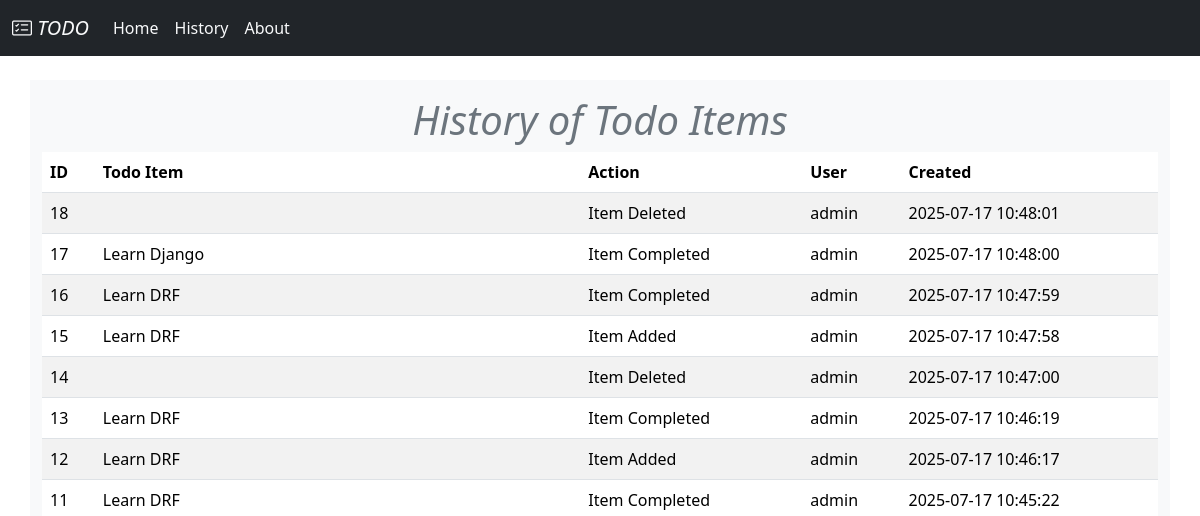
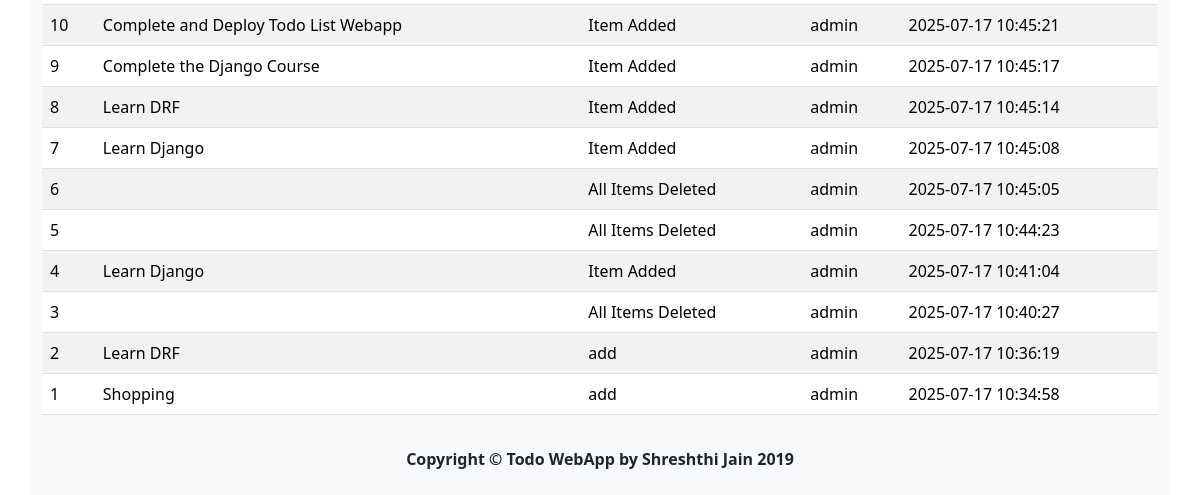
Before: /history with the older database file (2 pictures, top to bottom).
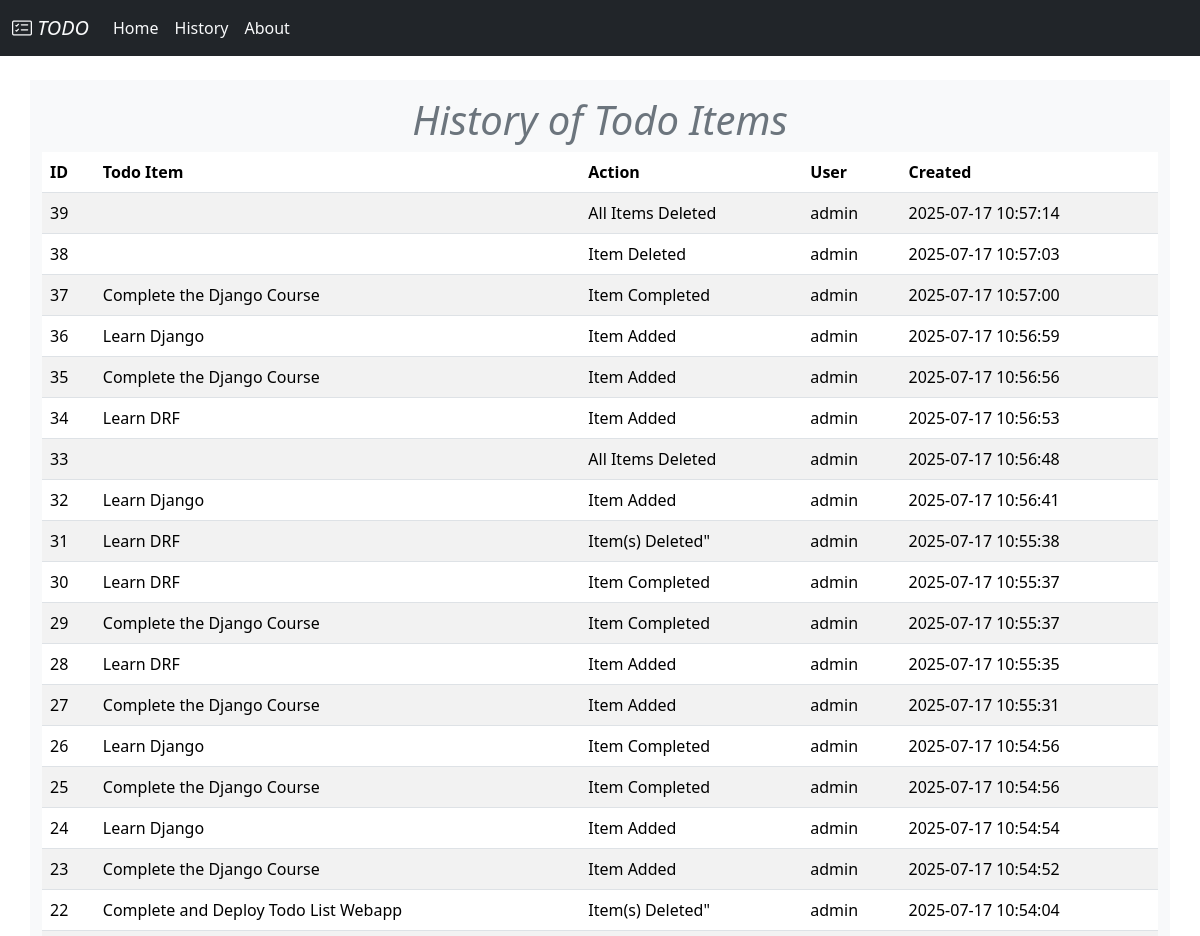
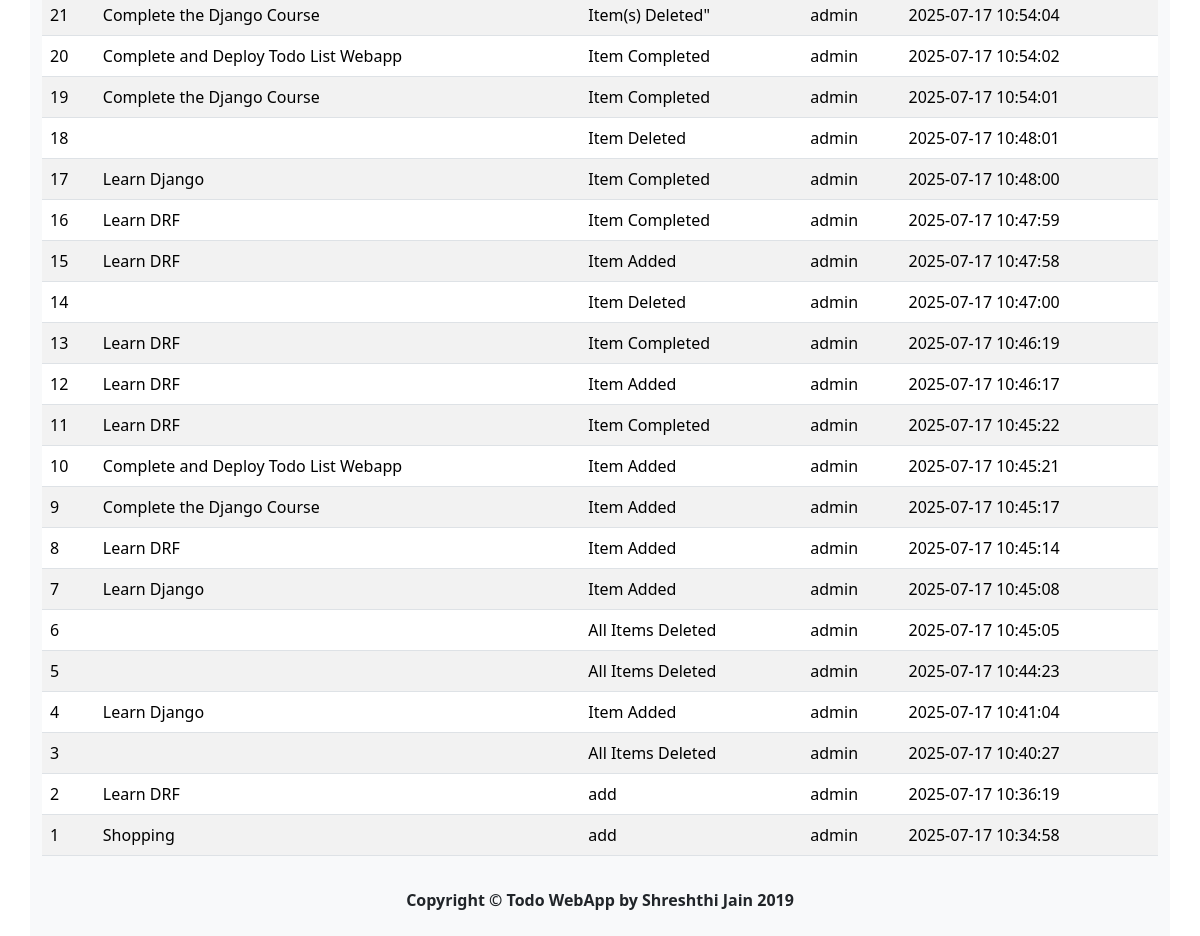
After: the same page with the newer database file (2 pictures, top to bottom).
### todolist/models.py (models this page shows, shortened)
class History(models.Model):
    text = models.CharField(max_length=200)
    created_at = models.DateTimeField(auto_now_add=True)
    created_by = models.CharField(max_length=100, default='Anonymous')
    action = models.CharField(max_length=50)

### todolist/views.py (the view)
# urls.py: path('history', views.history, name='history'),
@require_GET
def history(request):
    history_items = History.objects.order_by('-created_at')
    context = {
        'history_items': history_items
    }
    return render(request, 'todolist/history.html', context)

### todolist/templates/todolist/history.html (shortened to what this page needs)
{% load static %}
<!DOCTYPE html>
<html lang="en">
<head>
    <link href="https://cdn.jsdelivr.net/npm/bootstrap@5.3.7/dist/css/bootstrap.min.css" rel="stylesheet" />
    <link href="https://getbootstrap.com/docs/5.3/assets/css/docs.css" rel="stylesheet" />
    <link rel="stylesheet" href="https://cdn.jsdelivr.net/npm/bootstrap-icons@1.13.1/font/bootstrap-icons.css" />
</head>
<body>
    <nav class="navbar navbar-expand-lg bg-body-ter bg-dark">
        <div class="container-fluid">
            <a class="navbar-brand text-light bold" href="{% url 'index' %}">
                <i class="bi bi-card-checklist">&nbsp;TODO</i>
            </a>
            <div class="collapse navbar-collapse" id="navbarSupportedContent">
                <ul class="navbar-nav me-auto mb-2 mb-lg-0">
                    <li class="nav-item">
                        <a class="nav-link active text-light" aria-current="page" href="{% url 'index' %}">Home</a>
                    </li>
                    <li class="nav-item">
                        <a class="nav-link text-light" href="{% url 'history' %}">History</a>
                    </li>
                    <li class="nav-item">
                        <a class="nav-link text-light" href="{% url 'about' %}">About</a>
                    </li>
                </ul>
            </div>
        </div>
    </nav>
    <div class="container w-100 bg-light mt-4">
        <div class="row">
            <div class="d-flex flex-column py-3" id="content">
                <h1 class="text-center text-secondary"><i>History of Todo Items</i></h1>
                <form action="{% url 'history' %}" method="get">
                    <table class="table table-striped">
                        <thead>
                            <tr>
                                <th scope="col">ID</th>
                                <th scope="col">Todo Item</th>
                                <th scope="col">Action</th>
                                <th scope="col">User</th>
                                <th scope="col">Created</th>
                            </tr>
                        </thead>
                        <tbody>
                            {% for item in history_items %}
                            <tr>
                                <td>{{ item.id }}</td>
                                <td>{{ item.text }}</td>
                                <td>{{ item.action }}</td>
                                <td>{{ item.created_by }}</td>
                                <td>{{ item.created_at|date:"Y-m-d H:i:s" }}</td>
                            </tr>
                            {% endfor %}
                        </tbody>
                    </table>
                </form>
            </div>
        </div>
        <footer>
            <div class="row pad">
                <div class="col-lg-12 text-center mb-4">
                    <b>Copyright &copy; Todo WebApp by Shreshthi Jain 2019</b>
                </div>
            </div>
        </footer>
    </div>
</body>
</html>

Changed rows visible on the page:
added History: id "39", action "All Items Deleted", created_by "admin", created_at "2025-07-17 10:57:14"
added History: id "38", action "Item Deleted", created_by "admin", created_at "2025-07-17 10:57:03"
added History: id "37", text "Complete the Django Course", action "Item Completed", created_by "admin", created_at "2025-07-17 10:57:00"
added History: id "36", text "Learn Django", action "Item Added", created_by "admin", created_at "2025-07-17 10:56:59"
added History: id "35", text "Complete the Django Course", action "Item Added", created_by "admin", created_at "2025-07-17 10:56:56"
added History: id "34", text "Learn DRF", action "Item Added", created_by "admin", created_at "2025-07-17 10:56:53"
added History: id "33", action "All Items Deleted", created_by "admin", created_at "2025-07-17 10:56:48"
added History: id "32", text "Learn Django", action "Item Added", created_by "admin", created_at "2025-07-17 10:56:41"
added History: id "31", text "Learn DRF", action "Item(s) Deleted\"", created_by "admin", created_at "2025-07-17 10:55:38"
added History: id "30", text "Learn DRF", action "Item Completed", created_by "admin", created_at "2025-07-17 10:55:37"
added History: id "29", text "Complete the Django Course", action "Item Completed", created_by "admin", created_at "2025-07-17 10:55:37"
added History: id "28", text "Learn DRF", action "Item Added", created_by "admin", created_at "2025-07-17 10:55:35"
added History: id "27", text "Complete the Django Course", action "Item Added", created_by "admin", created_at "2025-07-17 10:55:31"
added History: id "26", text "Learn Django", action "Item Completed", created_by "admin", created_at "2025-07-17 10:54:56"
added History: id "25", text "Complete the Django Course", action "Item Completed", created_by "admin", created_at "2025-07-17 10:54:56"
added History: id "24", text "Learn Django", action "Item Added", created_by "admin", created_at "2025-07-17 10:54:54"
added History: id "23", text "Complete the Django Course", action "Item Added", created_by "admin", created_at "2025-07-17 10:54:52"
added History: id "22", text "Complete and Deploy Todo List Webapp", action "Item(s) Deleted\"", created_by "admin", created_at "2025-07-17 10:54:04"
added History: id "21", text "Complete the Django Course", action "Item(s) Deleted\"", created_by "admin", created_at "2025-07-17 10:54:04"
added History: id "20", text "Complete and Deploy Todo List Webapp", action "Item Completed", created_by "admin", created_at "2025-07-17 10:54:02"
added History: id "19", text "Complete the Django Course", action "Item Completed", created_by "admin", created_at "2025-07-17 10:54:01"
